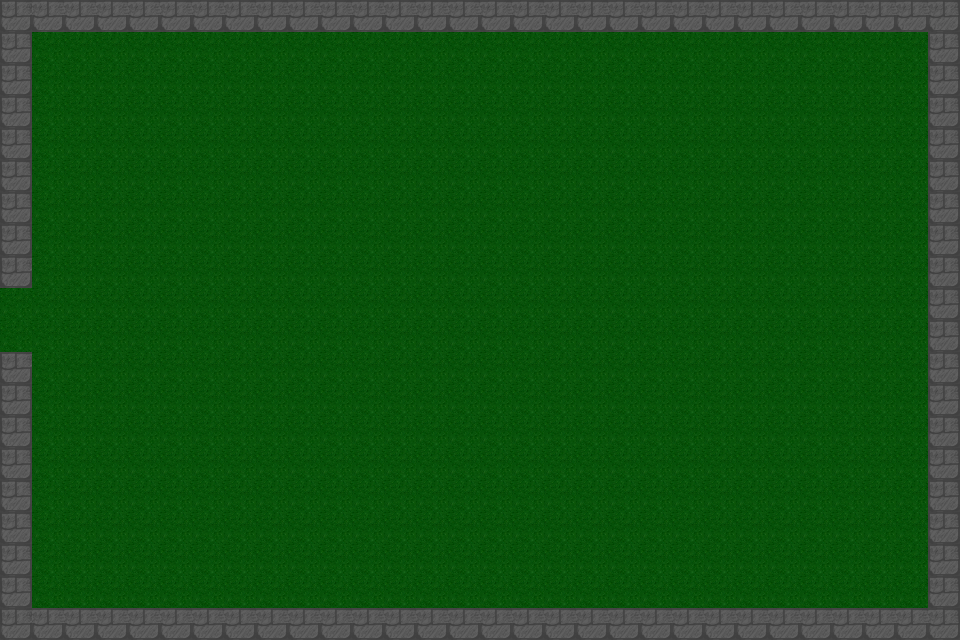

A 2D game scene composited from a Tiled map and its tileset images. What follows is a short description and the map's XML, with every tile layer's data as written:
An orthogonal 30x20 tile map with 32x32 px tiles, 1 tile layer (Tile layer 1), 2 tilesets and 15 objects.

<map version="1.10" tiledversion="1.11.2" orientation="orthogonal" renderorder="right-down" width="30" height="20" tilewidth="32" tileheight="32" infinite="0" nextlayerid="3" nextobjectid="1">
 <tileset firstgid="1" name="Town Tileset" tilewidth="32" tileheight="32" tilecount="64" columns="8">
  <image source="../../../tiles/World H Tileset.png" trans="ff00ff" width="256" height="256" />
  <tile id="4">
   <objectgroup draworder="index" id="2">
    <object id="1" x="0" y="0" width="32" height="32" />
   </objectgroup>
  </tile>
  <tile id="5">
   <objectgroup draworder="index" id="2">
    <object id="1" x="0" y="0" width="32" height="32" />
   </objectgroup>
  </tile>
  <tile id="6">
   <objectgroup draworder="index" id="2">
    <object id="1" x="0" y="0" width="32" height="32" />
   </objectgroup>
  </tile>
  <tile id="7">
   <objectgroup draworder="index" id="2">
    <object id="1" x="0" y="0" width="32" height="32" />
   </objectgroup>
  </tile>
  <tile id="8">
   <objectgroup draworder="index" id="2">
    <object id="1" x="0" y="0" width="32" height="32" />
   </objectgroup>
  </tile>
  <tile id="10">
   <objectgroup draworder="index" id="2">
    <object id="1" x="0" y="32" width="32" />
   </objectgroup>
  </tile>
  <tile id="11">
   <objectgroup draworder="index" id="2">
    <object id="1" x="0" y="32" width="32" />
    <object id="2" x="32" y="0" height="32" />
   </objectgroup>
  </tile>
  <tile id="12">
   <objectgroup draworder="index" id="2">
    <object id="1" x="32" y="0" height="32" />
   </objectgroup>
  </tile>
  <tile id="13">
   <objectgroup draworder="index" id="2">
    <object id="1" x="0" y="32" width="32" />
    <object id="2" x="0" y="32" width="32" />
    <object id="3" x="0" y="0" height="32" />
   </objectgroup>
  </tile>
  <tile id="14">
   <objectgroup draworder="index" id="2">
    <object id="1" x="0" y="0" height="32" />
   </objectgroup>
  </tile>
  <tile id="16">
   <objectgroup draworder="index" id="2">
    <object id="1" x="0" y="0" width="32" height="32" />
   </objectgroup>
  </tile>
  <tile id="24">
   <objectgroup draworder="index" id="2">
    <object id="1" x="0" y="0" width="32" height="32" />
   </objectgroup>
  </tile>
 </tileset>
 <tileset firstgid="65" name="Dungeon Crawler Tileset" tilewidth="32" tileheight="32" tilecount="100" columns="10">
  <image source="../../../tiles/Dungeon_Tile.png" width="320" height="320" />
 </tileset>
 <layer id="1" name="Tile layer 1" width="30" height="20">
  <data encoding="csv">
9,6,6,6,6,6,6,6,6,6,6,6,6,6,6,6,6,6,6,6,6,6,6,6,6,6,6,6,6,7,
8,2,2,2,2,2,2,2,2,2,2,2,2,2,2,2,2,2,2,2,2,2,2,2,2,2,2,2,2,8,
8,2,2,2,2,2,2,2,2,2,2,2,2,2,2,2,2,2,2,2,2,2,2,2,2,2,2,2,2,8,
8,2,2,2,2,2,2,2,2,2,2,2,2,2,2,2,2,2,2,2,2,2,2,2,2,2,2,2,2,8,
8,2,2,2,2,2,2,2,2,2,2,2,2,2,2,2,2,2,2,2,2,2,2,2,2,2,2,2,2,8,
8,2,2,2,2,2,2,2,2,2,2,2,2,2,2,2,2,2,2,2,2,2,2,2,2,2,2,2,2,8,
8,2,2,2,2,2,2,2,2,2,2,2,2,2,2,2,2,2,2,2,2,2,2,2,2,2,2,2,2,8,
8,2,2,2,2,2,2,2,2,2,2,2,2,2,2,2,2,2,2,2,2,2,2,2,2,2,2,2,2,8,
9,2,2,2,2,2,2,2,2,2,2,2,2,2,2,2,2,2,2,2,2,2,2,2,2,2,2,2,2,8,
2,2,2,2,2,2,2,2,2,2,2,2,2,2,2,2,2,2,2,2,2,2,2,2,2,2,2,2,2,8,
2,2,2,2,2,2,2,2,2,2,2,2,2,2,2,2,2,2,2,2,2,2,2,2,2,2,2,2,2,8,
9,2,2,2,2,2,2,2,2,2,2,2,2,2,2,2,2,2,2,2,2,2,2,2,2,2,2,2,2,8,
8,2,2,2,2,2,2,2,2,2,2,2,2,2,2,2,2,2,2,2,2,2,2,2,2,2,2,2,2,8,
8,2,2,2,2,2,2,2,2,2,2,2,2,2,2,2,2,2,2,2,2,2,2,2,2,2,2,2,2,8,
8,2,2,2,2,2,2,2,2,2,2,2,2,2,2,2,2,2,2,2,2,2,2,2,2,2,2,2,2,8,
8,2,2,2,2,2,2,2,2,2,2,2,2,2,2,2,2,2,2,2,2,2,2,2,2,2,2,2,2,8,
8,2,2,2,2,2,2,2,2,2,2,2,2,2,2,2,2,2,2,2,2,2,2,2,2,2,2,2,2,8,
8,2,2,2,2,2,2,2,2,2,2,2,2,2,2,2,2,2,2,2,2,2,2,2,2,2,2,2,2,8,
8,2,2,2,2,2,2,2,2,2,2,2,2,2,2,2,2,2,2,2,2,2,2,2,2,2,2,2,2,8,
9,6,6,6,6,6,6,6,6,6,6,6,6,6,6,6,6,6,6,6,6,6,6,6,6,6,6,6,6,7
</data>
 </layer>
</map>
